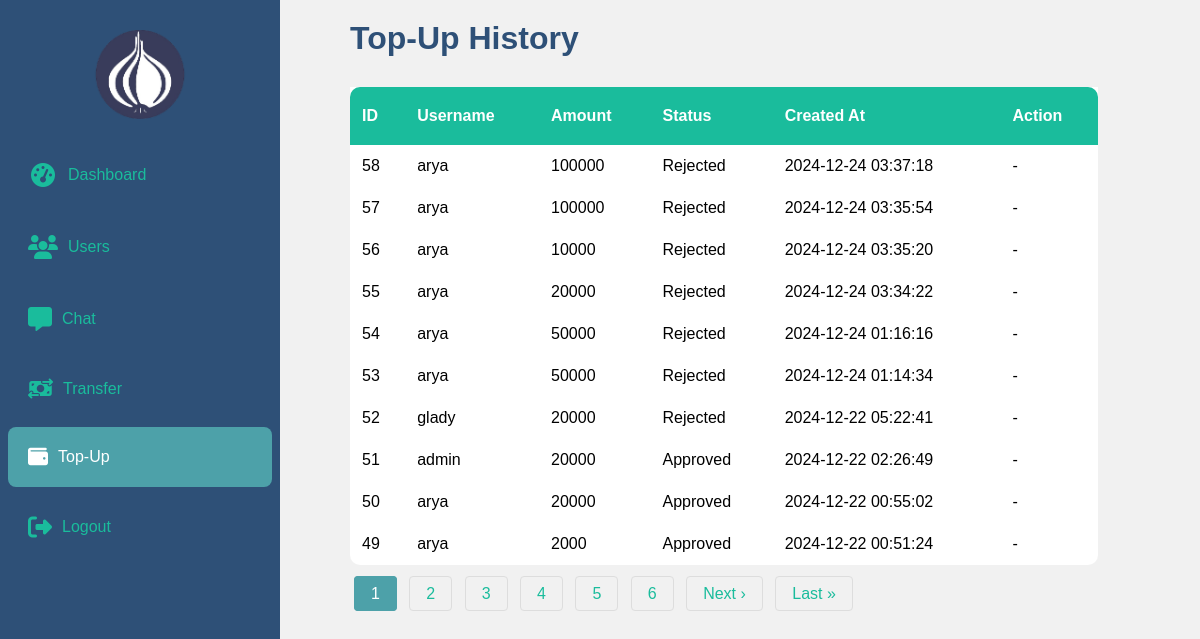
The page /Views/dashboard/status.php on the database its author committed.
### tables this page shows
CREATE TABLE `topup` (
  `id` int(11) NOT NULL AUTO_INCREMENT,
  `user_id` int(11) DEFAULT NULL,
  `amount` int(11) DEFAULT NULL,
  `created_at` datetime DEFAULT current_timestamp(),
  `status` enum('pending','approved','rejected') DEFAULT 'pending',
  PRIMARY KEY (`id`),
  KEY `user_id` (`user_id`),
  CONSTRAINT `topup_ibfk_1` FOREIGN KEY (`user_id`) REFERENCES `users` (`id`)
);

CREATE TABLE `users` (
  `id` int(11) NOT NULL AUTO_INCREMENT,
  `name` varchar(100) NOT NULL,
  `username` varchar(50) NOT NULL,
  `email` varchar(100) NOT NULL,
  `password` varchar(255) NOT NULL,
  `address` text NOT NULL,
  `role` enum('admin','user') DEFAULT 'user',
  `balance` decimal(15,2) DEFAULT 0.00,
  PRIMARY KEY (`id`),
  UNIQUE KEY `username` (`username`),
  UNIQUE KEY `email` (`email`)
);

### Views/dashboard/status.php (the view, shortened to what this page needs)
<?php
include __DIR__ . '/../../config/connect.php';
$limit = 10;
$page = isset($_GET['page']) ? (int)$_GET['page'] : 1;
$offset = ($page - 1) * $limit;
$query_topup = "
    SELECT topup.*, users.username
    FROM topup
    JOIN users ON topup.user_id = users.id
    ORDER BY topup.created_at DESC
    LIMIT $limit OFFSET $offset
";
$result_topup = $conn->query($query_topup);
$query_count = "SELECT COUNT(*) AS total FROM topup";
$result_count = $conn->query($query_count);
$total_rows = $result_count->fetch_assoc()['total'];
$total_pages = ceil($total_rows / $limit);
$current_page = basename($_SERVER['PHP_SELF']);
?>
<!DOCTYPE html>
<html lang="en">
<head>
    <link rel="stylesheet" href="/../../public/css/admin.css">
    <link href="https://cdnjs.cloudflare.com/ajax/libs/font-awesome/6.4.0/css/all.min.css" rel="stylesheet">
</head>
<body>
<div class="sidebar">
    <div class="sidebar-header">
        <img src="../../public/img/onion-logo.png" alt="Logo" class="logo">
    </div>
    <ul class="sidebar-menu">
        <a href="index.php" class="menu-item <?= $current_page == 'index.php' ? 'active' : '' ?>"><i class="fas fa-fw fa-tachometer-alt"></i> Dashboard</a>
        <a href="users.php" class="menu-item <?= $current_page == 'users.php' ? 'active' : '' ?>"><i class="fas fa-users"></i> Users</a>
        <a href="chat.php" class="menu-item <?= $current_page == 'chat.php' ? 'active' : '' ?>"><i class="fas fa-comment-alt"></i> Chat</a>
        <a href="transfer.php" class="menu-item <?= $current_page == 'transfer.php' ? 'active' : '' ?>"><i class="fa-solid fa-money-bill-transfer"></i> Transfer</a>
        <a href="status.php" class="menu-item <?= $current_page == 'status.php' ? 'active' : '' ?>"><i class="fa-solid fa-wallet"></i> Top-Up</a>
        <a href="/logout.php" class="menu-item"><i class="fas fa-sign-out-alt"></i> Logout</a>
    </ul>
</div>
<div class="main-content">
    <h1>Top-Up History</h1>
    <table>
        <thead>
            <tr>
                <th class="rounded-header-top-left">ID</th>
                <th>Username</th>
                <th>Amount</th>
                <th>Status</th>
                <th>Created At</th>
                <th class="rounded-header-top-right">Action</th>
            </tr>
        </thead>
        <tbody>
            <?php if ($result_topup->num_rows > 0): ?>
                <?php while ($topup = $result_topup->fetch_assoc()): ?>
                    <tr>
                        <td><?= $topup['id'] ?></td>
                        <td><?= $topup['username'] ?></td>
                        <td><?= $topup['amount'] ?></td>
                        <td><?= ucfirst($topup['status']) ?></td>
                        <td><?= $topup['created_at'] ?></td>
                        <td>
                            <?php if ($topup['status'] === 'pending'): ?>
                                <a href="?action=approve&id=<?= $topup['id'] ?>" class="approve">Approve</a> |
                                <a href="?action=reject&id=<?= $topup['id'] ?>" class="reject">Reject</a>
                            <?php else: ?>
                                <span>-</span>
                            <?php endif; ?>
                        </td>
                    </tr>
                <?php endwhile; ?>
            <?php else: ?>
                <tr>
                    <td colspan="6" style="text-align: center;">Tidak ada riwayat top-up.</td>
                </tr>
            <?php endif; ?>
        </tbody>
    </table>
    <div class="pagination">
        <?php for ($i = 1; $i <= $total_pages; $i++): ?>
            <a href="?page=<?= $i ?>" class="<?= $i == $page ? 'active' : '' ?>"><?= $i ?></a>
        <?php endfor; ?>
        <?php if ($page < $total_pages): ?>
            <a href="?page=<?= $page + 1 ?>">Next &rsaquo;</a>
            <a href="?page=<?= $total_pages ?>">Last &raquo;</a>
        <?php endif; ?>
    </div>
</div>
</body>
</html>

### public/css/admin.css (style rules this page uses)
* { margin: 0; padding: 0; box-sizing: border-box; }
body { font-family: Arial, sans-serif; background-color: #f1f1f1; display: flex; }
.sidebar { height: 100%; width: 280px; position: fixed; top: 0; left: 0; background-color: #2E5077; padding-top: 20px; z-index: 1000; }
.sidebar-header { color: #ffff; text-align: center; padding: 10px; font-size: 24px; }
.sidebar-header .logo { max-width: 60%; height: auto; }
.sidebar-menu { list-style: none; padding: 0; }
.sidebar-menu .fas { font-size: 1.5rem; }
.sidebar-menu a { margin: 8px; color: #1abc9c; text-decoration: none; display: flex; align-items: center; padding: 20px 20px; border-radius: 8px; transition: 0.5ms; }
.sidebar-menu a i { margin-right: 10px; font-size: 20px; }
.sidebar-menu a:hover, .sidebar-menu a:focus, .sidebar-menu a.active { background-color: #4DA1A9; color: #ffffff; }
.main-content { margin-left: 280px; padding: 20px; width: 100%; }
.main-content h2, h1 { margin-left: 50px; margin-bottom: 30px; color: #2E5077; }
table { padding: 10px 20px; margin-left: 50px; margin-bottom: 20px; width: 85%; border-collapse: collapse; background: white; border-bottom-right-radius: 10px; border-bottom-left-radius: 10px; }
table td { padding: 12px; text-align: left; }
table th { background-color: #1abc9c; color: #ffff; padding: 20px 12px; text-align: left; }
table th.rounded-header-top-left { border-top-left-radius: 10px; }
table th.rounded-header-top-right { border-top-right-radius: 10px; }
.pagination { display: inline-block; margin-left: 50px; }
.pagination a { color: #1abc9c; padding: 8px 16px; text-decoration: none; border: 1px solid #ddd; margin: 0 4px; border-radius: 4px; transition: background-color 0.3s; }
.pagination a.active { background-color: #4DA1A9; color: white; border: 1px solid #4DA1A9; }

### rows shown on the page
topup: id "58", user.username "arya", amount "100000", status "Rejected", created_at "2024-12-24 03:37:18"
topup: id "57", user.username "arya", amount "100000", status "Rejected", created_at "2024-12-24 03:35:54"
topup: id "56", user.username "arya", amount "10000", status "Rejected", created_at "2024-12-24 03:35:20"
topup: id "55", user.username "arya", amount "20000", status "Rejected", created_at "2024-12-24 03:34:22"
topup: id "54", user.username "arya", amount "50000", status "Rejected", created_at "2024-12-24 01:16:16"
topup: id "53", user.username "arya", amount "50000", status "Rejected", created_at "2024-12-24 01:14:34"
topup: id "52", user.username "glady", amount "20000", status "Rejected", created_at "2024-12-22 05:22:41"
topup: id "51", user.username "admin", amount "20000", status "Approved", created_at "2024-12-22 02:26:49"
topup: id "50", user.username "arya", amount "20000", status "Approved", created_at "2024-12-22 00:55:02"
topup: id "49", user.username "arya", amount "2000", status "Approved", created_at "2024-12-22 00:51:24"
